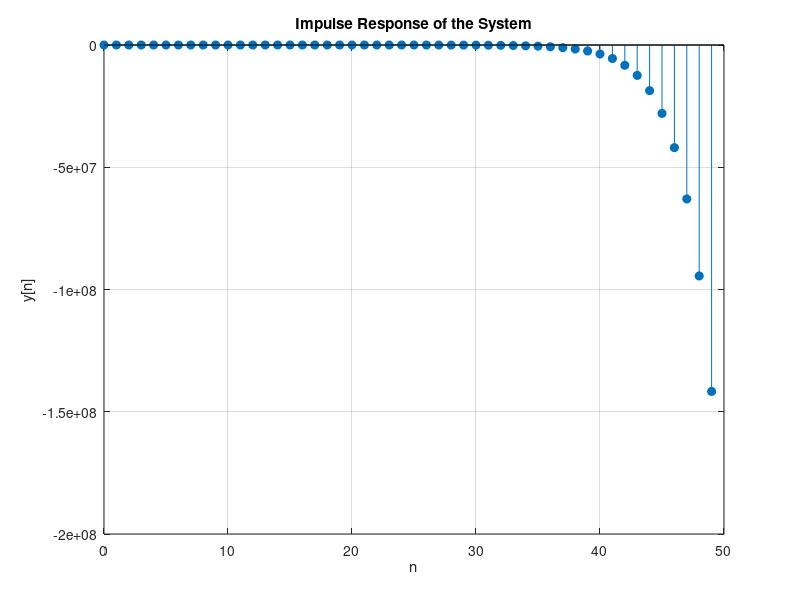

Recreate this plot in MATLAB.
% MATLAB code to simulate the response of the system to an impulse input

% Define the parameters
N = 50; % Number of samples
x = zeros(1, N); % Input signal
x(1) = 1; % Impulse input at n=0

% Initialize the output signal
y = zeros(1, N);

% Define the coefficients
a1 = 1.5; % Coefficient for y[n-1]
b0 = 1;   % Coefficient for x[n]
b1 = -0.5; % Coefficient for x[n-1]

% Simulate the system using the difference equation
for n = 2:N
    y(n) = a1 * y(n-1) + b0 * x(n) + b1 * x(n-1);
end

% Plot the results
figure;
stem(0:N-1, y, 'filled');
title('Impulse Response of the System');
xlabel('n');
ylabel('y[n]');
grid on;